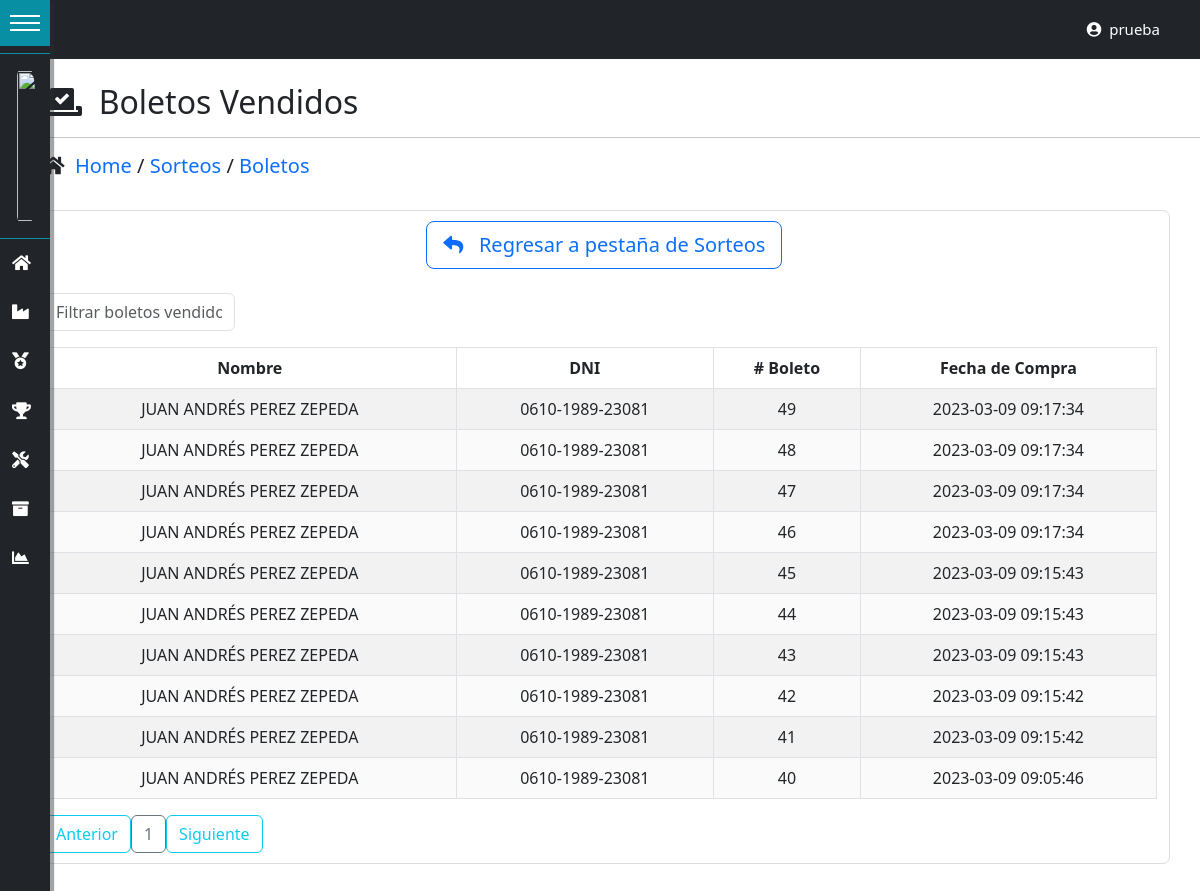
The app's page /boletos/ (signed in) with its own data.
### tables this page shows
CREATE TABLE IF NOT EXISTS `boletos` (
  `id_boleto` int(11) NOT NULL AUTO_INCREMENT,
  `id_usuario` int(11) NOT NULL,
  `id_sorteo` int(11) NOT NULL,
  `numero_boleto` int(4) NOT NULL,
  `fecha_compra` datetime NOT NULL,
  PRIMARY KEY (`id_boleto`) USING BTREE,
  KEY `IdUsuario` (`id_usuario`) USING BTREE,
  KEY `Índice 3` (`id_sorteo`),
  CONSTRAINT `FK_boletos_sorteos` FOREIGN KEY (`id_sorteo`) REFERENCES `sorteos` (`id_sorteo`) ON DELETE NO ACTION ON UPDATE NO ACTION,
  CONSTRAINT `FK_boletos_usuarios` FOREIGN KEY (`id_usuario`) REFERENCES `usuarios` (`id_usuario`) ON DELETE NO ACTION ON UPDATE NO ACTION
);

CREATE TABLE IF NOT EXISTS `personas` (
  `id_persona` int(11) NOT NULL AUTO_INCREMENT,
  `nombres` varchar(50) DEFAULT NULL,
  `apellidos` varchar(50) DEFAULT NULL,
  `dni` varchar(20) DEFAULT NULL,
  `edad` int(11) DEFAULT NULL,
  `telefono` varchar(15) DEFAULT NULL,
  `sexo` enum('Masculino','Femenino') DEFAULT NULL,
  `direccion` varchar(300) DEFAULT NULL,
  `creado_por` varchar(30) DEFAULT NULL,
  `fecha_creacion` datetime DEFAULT NULL,
  `modificado_por` varchar(30) DEFAULT NULL,
  `fecha_modificacion` datetime DEFAULT NULL,
  PRIMARY KEY (`id_persona`)
);

### controladores/vistasControlador.php (called while the page is built, shortened)
<?php
	class vistasControlador extends vistasModelo{
		public function obtener_plantilla_controlador(){
			return require_once "./vistas/plantilla.php";
		}
	}

### index.php (called while the page is built, shortened)
<?php
	require_once "./controladores/vistasControlador.php";
	$plantilla = new vistasControlador();
	$plantilla->obtener_plantilla_controlador();

### config/conexion.php (called while the page is built, shortened)
<?php
class ConexionBD{
    protected $manejador = "mysql";
    private static $servidor = "localhost";
    private static $usuario = "root";
    private static $pass = "";
    protected $db_name = "dbsorteo";
    protected function getConexion(){
        try{
            $parametros=array(PDO::ATTR_PERSISTENT=>true,PDO::MYSQL_ATTR_INIT_COMMAND=>"SET NAMES utf8");
            $this->conexion=new PDO($this->manejador.":host=".self::$servidor.";dbname=".$this->db_name,self::$usuario,self::$pass,$parametros);
            return $this->conexion;
        }
        catch(PDOException $e){
            echo 'Error en la conexion a la BD :'.$e->getMessage();
        }
    }
}

### DatosTablas/obtenerDatosSorteos.php (called while the page is built, shortened)
<?php
require_once("./config/conexion.php");
class obtenerDatosSorteos extends ConexionBD{
    public function boletosComprados(){
        $sql="SELECT b.id_boleto, b.id_usuario, b.id_sorteo, p.nombres,p.apellidos, p.dni, s.nombre_sorteo,
        b.numero_boleto,b.fecha_compra, u.id_persona from boletos b
        inner join usuarios u on u.id_usuario=b.id_usuario
        inner join sorteos s on s.id_sorteo=b.id_sorteo
        inner join personas p on p.id_persona=u.id_persona
        order by b.numero_boleto desc";
        $resultado=$this->conexion->query($sql) or die ($sql);
        return $resultado;
    }
}

### vistas/contenidos/boletos-view.php (the view, shortened to what this page needs)
<?php
include("./DatosTablas/obtenerDatosSorteos.php");
?>
<br>
<div class="container">
    <h2><i class="fas fa-vote-yea"></i>&nbsp; Boletos Vendidos</h2>
</div>
<hr/>
<div class="container">
    <h5><i class="fas fa-home"></i>&nbsp;
    <a href="<?php echo SERVERURL?>dashboard/"> Home </a>
    /
    <a href="<?php echo SERVERURL?>sorteos/"> Sorteos </a>
    /
    <a href="<?php echo SERVERURL?>boletos/"> Boletos </a></h5>
</div>
<br>
<div class="container contenedor-tabla">
    <div class="container">
        <div class="row">
            <div class="col-4"></div>
            <div class="col-6">
                <a href="<?php echo SERVERURL?>sorteos/">
                <div class="btn btn-outline-primary btn-lg"><i class="fas fa-reply"></i> &nbsp; Regresar a pestaña de Sorteos</div>
                </a>
            </div>
            <div class="col-2"></div>
        </div>
    </div>
<div class="table-responsive">
    <br>
        <input type="text" id="searchBox" class="form-control" onkeyup="filterTable()" placeholder="Filtrar boletos vendidos">
    <table id="datos-usuario" class="table table-bordered table-striped text-center">
        <thead>
            <tr>
                <th>Nombre</th>
                <th>DNI</th>
                <th># Boleto</th>
                <th>Fecha de Compra</th>
            </tr>
        </thead>
        <tbody class="body">
        <?php
                $datos=new obtenerDatosSorteos();
                $resultado=$datos->boletosComprados();
                foreach ($resultado as $fila){
            ?>
            <tr>
                <td><?php echo $fila['nombres'] . ' ' . $fila['apellidos']; ?></td>
                <td><?php echo $fila['dni']; ?></td>
                <td><?php echo $fila['numero_boleto']; ?></td>
                <td><?php echo $fila['fecha_compra']; ?></td>
            </tr>
            <?php
                    }
            ?>
        </tbody>
    </table>
</div>
<div id="paginador" class=""></div>
</div>
<br>
<br>

### vistas/css/Estilo-Form.css (style rules this page uses)
.contenedor-tabla { border: 1px solid #dddcdc; -moz-border-radius: 7px; -webkit-border-radius: 7px; padding: 10px; }
#searchBox { width:12rem; }
#datos-usuario { width: 100%; border-collapse: collapse; background-color:white; }
.contenedor-tabla { background-color:white; }
#datos-usuario th, td { padding: 8px; text-align: center; border-bottom: 1px solid rgb(226, 226, 226); }
#datos-usuario tr:nth-child(even) { background-color: #fafafa; }
.container h5 a { text-decoration: none; }

### vistas/css/estilos-vistas.css (style rules this page uses)
:root { --width:17rem; --pading:12px; --bgcoolor:rgb(33, 37, 41); --hovercolor:#088fa3; --width-collapsed:50px; }
body { font-size:18px; padding:0; margin: 0; margin-left:var(--width-collapsed); }

### records on screen
boletos: personas.nombres "JUAN ANDRÉS", personas.apellidos "PEREZ ZEPEDA", personas.dni "0610-1989-23081", numero_boleto "49", fecha_compra "2023-03-09 09:17:34"
boletos: personas.nombres "JUAN ANDRÉS", personas.apellidos "PEREZ ZEPEDA", personas.dni "0610-1989-23081", numero_boleto "48", fecha_compra "2023-03-09 09:17:34"
boletos: personas.nombres "JUAN ANDRÉS", personas.apellidos "PEREZ ZEPEDA", personas.dni "0610-1989-23081", numero_boleto "47", fecha_compra "2023-03-09 09:17:34"
boletos: personas.nombres "JUAN ANDRÉS", personas.apellidos "PEREZ ZEPEDA", personas.dni "0610-1989-23081", numero_boleto "46", fecha_compra "2023-03-09 09:17:34"
boletos: personas.nombres "JUAN ANDRÉS", personas.apellidos "PEREZ ZEPEDA", personas.dni "0610-1989-23081", numero_boleto "45", fecha_compra "2023-03-09 09:15:43"
boletos: personas.nombres "JUAN ANDRÉS", personas.apellidos "PEREZ ZEPEDA", personas.dni "0610-1989-23081", numero_boleto "44", fecha_compra "2023-03-09 09:15:43"
boletos: personas.nombres "JUAN ANDRÉS", personas.apellidos "PEREZ ZEPEDA", personas.dni "0610-1989-23081", numero_boleto "43", fecha_compra "2023-03-09 09:15:43"
boletos: personas.nombres "JUAN ANDRÉS", personas.apellidos "PEREZ ZEPEDA", personas.dni "0610-1989-23081", numero_boleto "42", fecha_compra "2023-03-09 09:15:42"
boletos: personas.nombres "JUAN ANDRÉS", personas.apellidos "PEREZ ZEPEDA", personas.dni "0610-1989-23081", numero_boleto "41", fecha_compra "2023-03-09 09:15:42"
boletos: personas.nombres "JUAN ANDRÉS", personas.apellidos "PEREZ ZEPEDA", personas.dni "0610-1989-23081", numero_boleto "40", fecha_compra "2023-03-09 09:05:46"

### other values on screen
$_SESSION['usuario_login'] "prueba"
